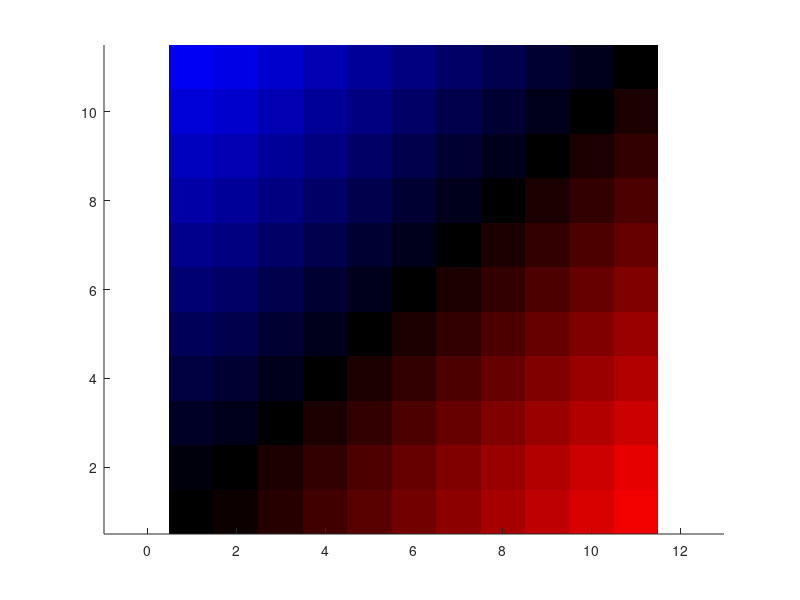

The MATLAB script that drew this image: (Note: this script raises an error after producing the figure.)
SDs = [.5 1 2 3 4 5 6 7 8 9 10];
sdcolors = zeros(numel(SDs));

for il = 1:numel(SDs)
    for ir = 1:numel(SDs)
        sdcolors(il, ir) = SDs(ir)-SDs(il);
    end
end

imagesc(sdcolors);
sdcol = zeros([size(sdcolors) 3]);

for il = 1:numel(SDs)
    for ir = 1:numel(SDs)
        if sdcolors(il,ir) < 0
            sdcol(il, ir,:) = [0 0 0.1*abs(sdcolors(il,ir))];
        elseif sdcolors(il, ir) > 0
            sdcol(il,ir,:) = [0.1*abs(sdcolors(il,ir)) 0 0];
        else sdcol(il,ir,:) = [0 0 0];
        end
    end
end

imagesc(sdcol)
axis equal, axis xy, box off

a = gca;
a.XTick = [1 2 3 4 5 6 7 8 9 10 11]
a.XTickLabels = {0.5, 1, 2, 3, 4, 5, 6, 7, 8, 9, 10};
a.YTickLabels = {0.5, 1, 2, 3, 4, 5, 6, 7, 8, 9, 10};

ylabel('Left Dot Speed')
xlabel('Right Dot Speed')
xlim([.5 11.5])
ylim([.5 11.5])

hold on,
rectangle('Position',[.5, 10.5, 1, 1], 'EdgeColor', 'y', 'LineWidth', 2)
rectangle('Position',[1.5, 9.5, 1, 1], 'EdgeColor', 'y', 'LineWidth', 2)
rectangle('Position',[2.5, 8.5, 1, 1], 'EdgeColor', 'y', 'LineWidth', 2)
rectangle('Position',[3.5, 7.5, 1, 1], 'EdgeColor', 'y', 'LineWidth', 2)

rectangle('Position',[10.5, .5, 1, 1], 'EdgeColor', 'y', 'LineWidth', 2)
rectangle('Position',[9.5, 1.5, 1, 1], 'EdgeColor', 'y', 'LineWidth', 2)
rectangle('Position',[8.5, 2.5, 1, 1], 'EdgeColor', 'y', 'LineWidth', 2)
rectangle('Position',[7.5, 3.5, 1, 1], 'EdgeColor', 'y', 'LineWidth', 2)


